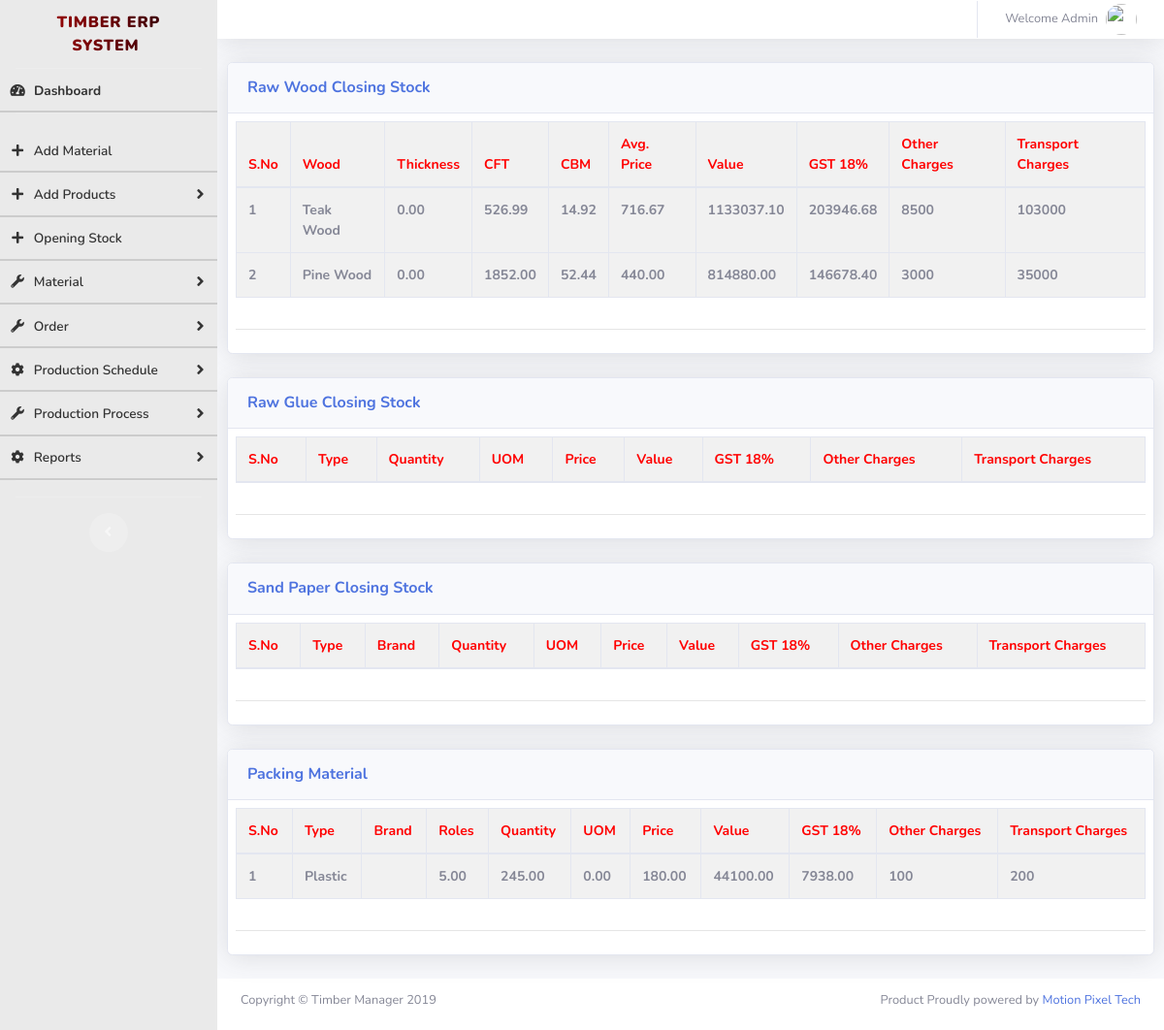
Screenshot of /raw_closing_stock.php (signed in) with the database file from the repository.
### tables this page shows
CREATE TABLE `ta_wood_type` (
  `id` int(10) NOT NULL,
  `wood_type` varchar(150) NOT NULL,
  `status` int(1) NOT NULL DEFAULT 1 COMMENT '1->Active, 0->inactive',
  `created_on` datetime NOT NULL DEFAULT current_timestamp()
);

CREATE TABLE `ta_packing_material` (
  `pm_id` int(11) NOT NULL,
  `recieved_date` date DEFAULT NULL,
  `name` varchar(150) DEFAULT NULL,
  `vehicle_number` varchar(20) DEFAULT NULL,
  `reference` varchar(20) DEFAULT NULL,
  `packing_material_type` varchar(20) DEFAULT NULL,
  `quantity` varchar(20) DEFAULT NULL,
  `uom` varchar(20) DEFAULT NULL,
  `brand` varchar(20) DEFAULT NULL,
  `roles` varchar(20) DEFAULT NULL,
  `price` varchar(20) DEFAULT NULL,
  `gst` varchar(20) DEFAULT NULL,
  `sp_insert_date` datetime(6) DEFAULT NULL,
  `transport_charges` varchar(100) NOT NULL,
  `other_charges` varchar(100) NOT NULL,
  `status` int(1) NOT NULL DEFAULT 1
);

CREATE TABLE `ta_packing_type` (
  `id` int(10) NOT NULL,
  `packing_type` varchar(150) NOT NULL,
  `status` int(1) NOT NULL DEFAULT 1 COMMENT '1->Active, 0->inactive',
  `created_on` datetime NOT NULL DEFAULT current_timestamp()
);

### raw_closing_stock.php (the view, shortened to what this page needs)
<?php
  if(empty($_SESSION['loggedin_id']))
  {
    header("Location: index.php");
  } else {
  include("db_connection.php");
  $sql = "SELECT COUNT(trw.wood_type) woodcount,SUM(trw.thickness) as thickness, SUM(trw.cft) as cft, SUM(trw.cbm) as cbm, SUM(trw.price) as price, (SUM(trw.cft) * sum(trw.price)) as pricevalue, ((SUM(trw.cft) * sum(trw.price)) * 18)/100 as gst ,wt.id wood_id, wt.wood_type,SUM(trw.other_charges) as other_charges,SUM(trw.transport_charges) as transport_charges FROM ta_raw_wood trw join ta_wood_type wt on (wt.id = trw.wood_type) GROUP BY trw.wood_type";
  $resp = $conn->query($sql);
  $packsql = "SELECT count(tpm.packing_material_type) packingcount,tpm.brand,SUM(tpm.price) price, (sum(tpm.price) * SUM(tr.quantity)) pricevalue, (((sum(tpm.price) * SUM(tr.quantity)) * 18 ) /100 ) as gst,tr.role_id,tr.material_type_id,tr.roles no_roels,SUM(tr.quantity) no_qty, SUM(tr.uom) no_uom,tpt.packing_type, SUM(tpm.other_charges) as other_charges,SUM(tpm.transport_charges) as transport_charges FROM ta_packing_material tpm join ta_roles tr on (tr.material_type_id = tpm.pm_id) left join ta_packing_type tpt on (tpt.id = tpm.packing_material_type) GROUP BY tpm.packing_material_type";
  $packresp  = $conn->query($packsql);
?>
<!DOCTYPE html>
<html lang="en">
<head>
  <link href="vendor/fontawesome-free/css/all.min.css" rel="stylesheet" type="text/css">
  <link href="css/sb-admin-2.min.css" rel="stylesheet">
  <link href="vendor/datatables/dataTables.bootstrap4.min.css" rel="stylesheet">
</head>
<body id="page-top">
  <div id="wrapper">
   <?php include "sidebar.php"; ?>
    <div id="content-wrapper" class="d-flex flex-column">
      <div id="content">
        <nav class="navbar navbar-expand navbar-light bg-white topbar mb-0 static-top shadow">
          <ul class="navbar-nav ml-auto">
            <li class="nav-item dropdown no-arrow">
              <a class="nav-link dropdown-toggle" href="#" id="userDropdown" role="button" data-toggle="dropdown" aria-haspopup="true" aria-expanded="false">
                <span class="mr-2 d-none d-lg-inline text-gray-600 small">Welcome Admin</span>
                <img class="img-profile rounded-circle" src="https://source.unsplash.com/QAB-WJcbgJk/60x60">
              </a>
            </li>
          </ul>
        </nav>
        <div class="">
        <div class="">
          <div class="card shadow mb-4">
            <div class="card-header py-3">
              <h6 class="m-0 font-weight-bold text-primary" style="text-transform: capitalize;">Raw Wood Closing Stock</h6>
            </div>
            <div class="card-body">
              <div class="table-responsive">
        				<div class="table-responsive">
        					<table class="table table-bordered requestTable" id="rawWoodClosingTable" width="100%" cellspacing="0">
        						<thead>
        							<tr>
        								<th>S.No</th>
        								<th>Wood</th>
                        <th>Thickness</th>
                        <th>CFT</th>
        								<th>CBM</th>
        								<th>Avg. Price</th>
        								<th>Value</th>
        								<th>GST 18%</th>
                        <th>Other Charges</th>
                        <th>Transport Charges</th>
        							</tr>
        						</thead>
        						<tbody>
                      <?php
                      $sno = 1;
                        while ($rows = $resp->fetch_array()) {
                      ?>
        							<tr>
        								<th><?php echo $sno++;?></th>
        								<th><?php echo $rows['wood_type']; ?></th>
                        <th><?php $thick = $rows['thickness'] / $rows['woodcount']; echo number_format($thick, 2, '.', '');?></th>
                        <th><?php $cft = $rows['cft'] / $rows['woodcount']; echo number_format($cft, 2, '.', '');?></th>
        								<th><?php $cbm = $rows['cbm'] / $rows['woodcount']; echo number_format($cbm, 2, '.', '');?></th>
        								<th><?php $price = $rows['price'] / $rows['woodcount']; echo number_format($price, 2, '.', '');?></th>
        								<th><?php $pricevalue =  $rows['pricevalue'] / $rows['woodcount']; echo number_format($pricevalue, 2, '.', '');?></th>
        								<th><?php $gst = $rows['gst']/ $rows['woodcount']; echo number_format($gst, 2, '.', '');?></th>
                        <th><?php echo $rows['other_charges'];?></th>
                        <th><?php echo $rows['transport_charges']; ?></th>
        							</tr>
                    <?php } ?>
        						</tbody>
        					</table>
        				</div>
            	<hr>
              </div>
            </div>
          </div>
        </div>
        <div class="">
          <div class="card shadow mb-4">
            <div class="card-header py-3">
              <h6 class="m-0 font-weight-bold text-primary" style="text-transform: capitalize;">Raw Glue Closing Stock</h6>
            </div>
            <div class="card-body">
              <div class="table-responsive">
                <div class="table-responsive">
                  <table class="table table-bordered requestTable" id="rawGlueClosingTable" width="100%" cellspacing="0">
                    <thead>
                      <tr>
                        <th>S.No</th>
                        <th>Type</th>
                        <th>Quantity</th>
                        <th>UOM</th>
                        <th>Price</th>
                        <th>Value</th>
                        <th>GST 18%</th>
                        <th>Other Charges</th>
                        <th>Transport Charges</th>
                      </tr>
                    </thead>
                  </table>
                </div>
              <hr>
              </div>
            </div>
          </div>
        </div>
        <div class="">
          <div class="card shadow mb-4">
            <div class="card-header py-3">
              <h6 class="m-0 font-weight-bold text-primary" style="text-transform: capitalize;">Sand Paper Closing Stock</h6>
            </div>
            <div class="card-body">
              <div class="table-responsive">
                <div class="table-responsive">
                  <table class="table table-bordered requestTable" id="sandPaperClosingTable" width="100%" cellspacing="0">
                    <thead>
                      <tr>
                        <th>S.No</th>
                        <th>Type</th>
                        <th>Brand</th>
                        <th>Quantity</th>
                        <th>UOM</th>
                        <th>Price</th>
                        <th>Value</th>
                        <th>GST 18%</th>
                        <th>Other Charges</th>
                        <th>Transport Charges</th>
                      </tr>
                    </thead>
                  </table>
                </div>
              <hr>
              </div>
            </div>
          </div>
        </div>
        <div class="">
          <div class="card shadow mb-4">
            <div class="card-header py-3">
              <h6 class="m-0 font-weight-bold text-primary" style="text-transform: capitalize;">Packing Material</h6>
            </div>
            <div class="card-body">
              <div class="table-responsive">
                <div class="table-responsive">
                  <table class="table table-bordered requestTable" id="packingMaterialTable" width="100%" cellspacing="0">
                    <thead>
                      <tr>
                        <th>S.No</th>
                        <th>Type</th>
                        <th>Brand</th>
                        <th>Roles</th>
                        <th>Quantity</th>
                        <th>UOM</th>
                        <th>Price</th>
                        <th>Value</th>
                        <th>GST 18%</th>
                        <th>Other Charges</th>
                        <th>Transport Charges</th>
                      </tr>
                    </thead>
                    <tbody>
                      <?php
                      $sno = 1;
                        while ($packingrows = $packresp->fetch_array()) {
                      ?>
                      <tr>
                        <th><?php echo $sno++;?></th>
                        <th><?php echo $packingrows['packing_type']; ?></th>
                        <th><?php echo $packingrows['brand']; ?></th>
                        <th><?php $roles = $packingrows['no_roels'] / $packingrows['packingcount']; echo number_format($roles, 2, '.', '');?></th>
                        <th><?php $qty = $packingrows['no_qty'] / $packingrows['packingcount']; echo number_format($qty, 2, '.', '');?></th>
                        <th><?php $uom = $packingrows['no_uom'] / $packingrows['packingcount']; echo number_format($uom, 2, '.', '');?></th>
                        <th><?php $price = $packingrows['price'] / $packingrows['packingcount']; echo number_format($price, 2, '.', '');?></th>
                        <th><?php $pricevalue = $packingrows['pricevalue']  / $packingrows['packingcount']; echo number_format($pricevalue, 2, '.', '');?></th>
                        <th><?php $gst = $packingrows['gst'] / $packingrows['packingcount']; echo number_format($gst, 2, '.', '');?></th>
                        <th><?php echo $packingrows['other_charges']; ?></th>
                        <th><?php echo $packingrows['transport_charges']; ?></th>
                      </tr>
                    <?php } ?>
                    </tbody>
                  </table>
                </div>
              <hr>
              </div>
            </div>
          </div>
        </div>
        </div>
      </div>
      <?php include "footer.php"; ?>
    </div>
  </div>
</body>
</html>
<?php } ?>

### rows the page displays
ta_wood_type: wood_type "Teak Wood", thick "0.00", cft "526.99", cbm "14.92", price "716.67", pricevalue "1133037.10", gst "203946.68", other_charges "8500", transport_charges "103000"
ta_wood_type: wood_type "Pine Wood", thick "0.00", cft "1852.00", cbm "52.44", price "440.00", pricevalue "814880.00", gst "146678.40", other_charges "3000", transport_charges "35000"
ta_packing_material: ta_packing_type.packing_type "Plastic", roles "5.00", qty "245.00", uom "0.00", price "180.00", pricevalue "44100.00", gst "7938.00", other_charges "100", transport_charges "200"
